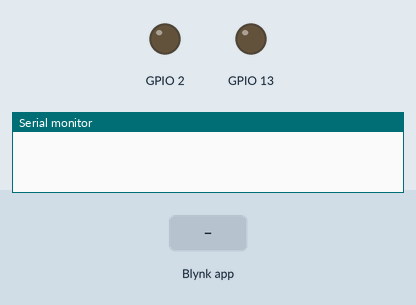
Recording of a sketch running on a simulated ESP32. Parts: output pins drawn as LEDs (lit = HIGH), the last lines printed to the serial monitor. Inputs (shaded band) come from the test bench. WiFi joins after 1.5 s; servers stay silent unless stated.

Above: at 3.1 s.
3.2 s: Blynk app writes 1 to V0
At 3.6 s:
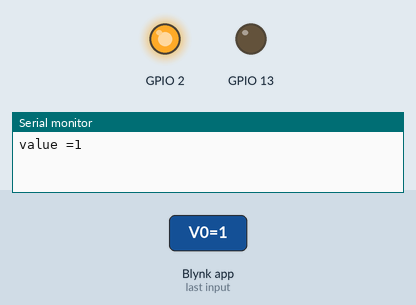
4.7 s: Blynk app writes 1 to V1
At 5.9 s:
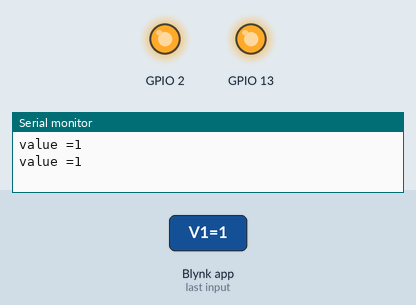
6.2 s: Blynk app writes 0 to V0
At 7.2 s:
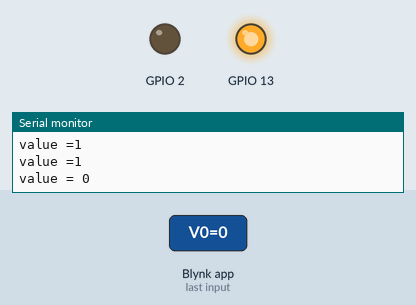
7.7 s: Blynk app writes 0 to V1
At 8.5 s:
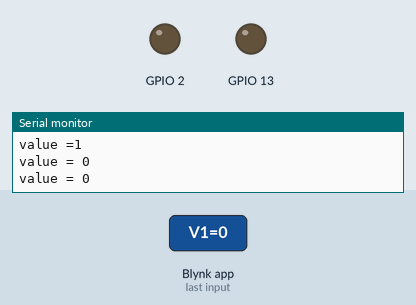
Timing chart, 0 to 10.2 s (numbered marks = the images above; inputs shaded):
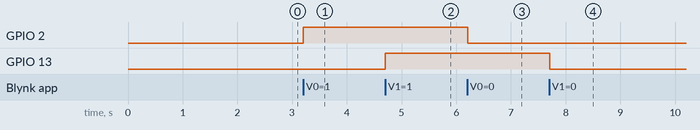

Measured:
- after the input at 3.2 s, GPIO 2: LOW → HIGH at once
- after the input at 4.7 s, GPIO 13: LOW → HIGH at once
- after the input at 6.2 s, GPIO 2: HIGH → LOW at once
- after the input at 7.7 s, GPIO 13: HIGH → LOW at once

The sketch:

ESP32_WiFi.ino
```cpp
#define BLYNK_PRINT Serial

/* Fill in information from Blynk Device Info here */
#define BLYNK_TEMPLATE_ID "TMPL25WPr7Hxp"
#define BLYNK_TEMPLATE_NAME "LED ESP32"
#define BLYNK_AUTH_TOKEN "chjysrKI55H0lFCCDHR60qo83IYA6xYE"

#include <WiFi.h>
#include <WiFiClient.h>
#include <BlynkSimpleEsp32.h>

// Your WiFi credentials.
// Set password to "" for open networks.
char ssid[] = "DeeThunder";
char pass[] = "Deetunda15";


BLYNK_WRITE(V0)
{
  int value = param.asInt();

  if (value == 1) {
    digitalWrite(2, HIGH);
    Serial.print("value =");
    Serial.println(value);
  } else {
    digitalWrite(2, LOW);
    Serial.print("value = ");
    Serial.println(value);
  }
}
BLYNK_WRITE(V1)
{
  int value = param.asInt();

  if (value == 1) {
    digitalWrite(13, HIGH);
    Serial.print("value =");
    Serial.println(value);
  } else {
    digitalWrite(13, LOW);
    Serial.print("value = ");
    Serial.println(value);
  }
}

void setup()
{
  pinMode(2, OUTPUT);
  pinMode(13, OUTPUT);
  // Debug console
  Serial.begin(9600);
  delay(100);

  Blynk.begin(BLYNK_AUTH_TOKEN, ssid, pass);
}

void loop()
{
  Blynk.run();
  delay(10);

}
```
